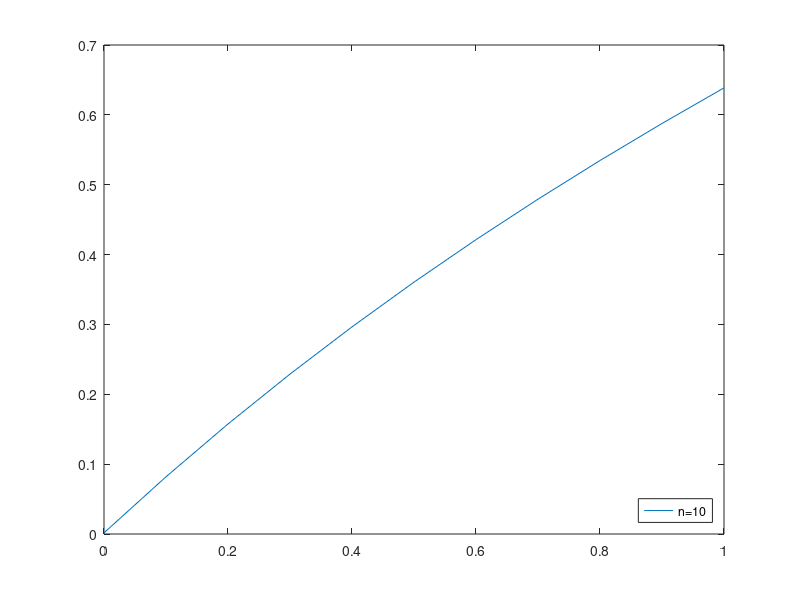

The MATLAB source for this figure:
% Vypocet rovnice vedeni tepla (1D interval (x0,x1))
% metodou konecnych prvku
%
% -K*u'' = sigma*(u-u_f) v (x0,x1)
%
% okrajove podminky:
%
% -K*u'(x1) = q   (Robin)
%  u(x0)    = u_d (Dirichlet)
%
% Dirichletova podminka aproximovana pomoci:
%  K*u'(x0) = (u-u_d)/epsilon
%
% u_d = teplota v bode x0
% q   = tepelny tok v bode x1
% n   = pocet delicich uzlu intervalu
%
% x = delici body intervalu
% u = vypoctena teplota
% A = matice diskretni ulohy
% b = vektor diskretni ulohy
%
% Ukoly:
%   - zkusit vypocet pro:
%       - bc_flux=0
%       - zmenit uf
%       - menit sigma (sigma = 1000)
%       - nastavit vyrazne vetsi epsilon (epsilon=100)
%       - menit pocet elementu (opravte vypocet jakobianu)
%
%   - aplikace nenulove Dirichletovy okrajove podminky
%   - prepis na sestaveni A a b cyklem přes elementy

% Vstupni parametry

x0 = 0;  % leva hranice
x1 = 1;  % prava hranice
% q = -bc_flux (tok dovnitr je pro bc_flux>0)
bc_flux=1; 
% K
cond = 2;
% sigma
sigma = 1;
% u_f
uf = 1;
% u_d (Dirichlet)
u0 = 10;
% epsilon - aproximace Dirichletovy podminky
epsilon=1e-3;


%%%%% Vypocet %%%%%
n  = 10; % pocet elementu

jac=(x1-x0)/10; % jakobian (velikost elementu)

  % Sestaveni matice
  A = zeros(n+1,n+1);  
  i=1
  A(i,i)   = (cond/jac^2 + sigma*(1.0/3.0))*jac;
  A(i,i+1) = (-cond/jac^2 + sigma*(1.0/6.0))*jac;
  
  for i=2:n
    A(i,i)   = (2*cond/jac^2 + 2*sigma*(1.0/3.0))*jac;
    A(i,i-1) = (-cond/jac^2 + sigma*(1.0/6.0))*jac;
    A(i,i+1) = (-cond/jac^2 + sigma*(1.0/6.0))*jac;
  end
  i=n+1
  A(i,i)   = (cond/jac^2 + sigma*(1.0/3.0))*jac;
  A(i,i-1) = (-cond/jac^2 + sigma*(1.0/6.0))*jac;

  % Dirichletova okrajova podminka pro u0=0, 
  % aproximovana pomoci Robinovy podminky
  A(1,1) = A(1,1) + 1/epsilon;    
      
  
  
  % Sestaveni prave strany
  b = zeros(n+1,1);
  % vypocet skalarnich soucinu s bazovymi funkcemi  
  i=1
  b(i,1) = sigma*uf*jac/2;
  for i=2:n
    b(i,1) = sigma*uf*jac;
  end
  i=n+1
  b(i,1) = sigma*uf*jac/2;
  
  % Neumannova okrajová podmínka
  b(n+1,1) = b(n+1,1) + bc_flux;
  
  
  
  % Vyreseni algebraicke soustavy
  u = A\b;
  
  % Vykresleni reseni
  x = linspace(0,1,n+1);
  key=sprintf('n=%d',n);
  %hold all;
  plot(x,u,'-', 'DisplayName', key);
  legend('Location','southeast');

